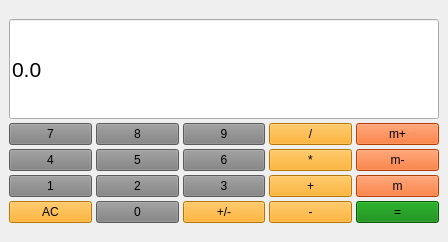
<?xml version="1.0" encoding="UTF-8"?>
<ui version="4.0">
 <class>Calculator</class>
 <widget class="QMainWindow" name="Calculator">
  <property name="geometry">
   <rect>
    <x>0</x>
    <y>0</y>
    <width>448</width>
    <height>242</height>
   </rect>
  </property>
  <property name="windowTitle">
   <string>Calculator</string>
  </property>
  <widget class="QWidget" name="centralwidget">
   <property name="enabled">
    <bool>true</bool>
   </property>
   <layout class="QGridLayout" name="gridLayout_2">
    <item row="0" column="0">
     <layout class="QGridLayout" name="gridLayout">
      <property name="spacing">
       <number>4</number>
      </property>
      <item row="2" column="2">
       <widget class="QPushButton" name="Btn_6">
        <property name="sizePolicy">
         <sizepolicy hsizetype="Preferred" vsizetype="Maximum">
          <horstretch>0</horstretch>
          <verstretch>0</verstretch>
         </sizepolicy>
        </property>
        <property name="styleSheet">
         <string notr="true">QPushButton{
	background-color: gray;
}</string>
        </property>
        <property name="text">
         <string>6</string>
        </property>
       </widget>
      </item>
      <item row="1" column="1">
       <widget class="QPushButton" name="Btn_8">
        <property name="sizePolicy">
         <sizepolicy hsizetype="Preferred" vsizetype="Maximum">
          <horstretch>0</horstretch>
          <verstretch>0</verstretch>
         </sizepolicy>
        </property>
        <property name="styleSheet">
         <string notr="true">QPushButton{
	background-color: gray;
}</string>
        </property>
        <property name="text">
         <string>8</string>
        </property>
       </widget>
      </item>
      <item row="2" column="3">
       <widget class="QPushButton" name="Btn_Mul">
        <property name="sizePolicy">
         <sizepolicy hsizetype="Preferred" vsizetype="Maximum">
          <horstretch>0</horstretch>
          <verstretch>0</verstretch>
         </sizepolicy>
        </property>
        <property name="styleSheet">
         <string notr="true">QPushButton
{
	background-color: orange;
}</string>
        </property>
        <property name="text">
         <string>*</string>
        </property>
       </widget>
      </item>
      <item row="1" column="0">
       <widget class="QPushButton" name="Btn_7">
        <property name="sizePolicy">
         <sizepolicy hsizetype="Preferred" vsizetype="Maximum">
          <horstretch>0</horstretch>
          <verstretch>0</verstretch>
         </sizepolicy>
        </property>
        <property name="styleSheet">
         <string notr="true">QPushButton{
	background-color: gray;
}</string>
        </property>
        <property name="text">
         <string>7</string>
        </property>
       </widget>
      </item>
      <item row="2" column="4">
       <widget class="QPushButton" name="Btn_Mm">
        <property name="sizePolicy">
         <sizepolicy hsizetype="Preferred" vsizetype="Maximum">
          <horstretch>0</horstretch>
          <verstretch>0</verstretch>
         </sizepolicy>
        </property>
        <property name="styleSheet">
         <string notr="true">QPushButton
{
	background-color: rgb(255, 85, 0);
}</string>
        </property>
        <property name="text">
         <string>m-</string>
        </property>
       </widget>
      </item>
      <item row="2" column="0">
       <widget class="QPushButton" name="Btn_4">
        <property name="sizePolicy">
         <sizepolicy hsizetype="Preferred" vsizetype="Maximum">
          <horstretch>0</horstretch>
          <verstretch>0</verstretch>
         </sizepolicy>
        </property>
        <property name="styleSheet">
         <string notr="true">QPushButton{
	background-color: gray;
}</string>
        </property>
        <property name="text">
         <string>4</string>
        </property>
       </widget>
      </item>
      <item row="3" column="2">
       <widget class="QPushButton" name="Btn_3">
        <property name="sizePolicy">
         <sizepolicy hsizetype="Preferred" vsizetype="Maximum">
          <horstretch>0</horstretch>
          <verstretch>0</verstretch>
         </sizepolicy>
        </property>
        <property name="styleSheet">
         <string notr="true">QPushButton{
	background-color: gray;
}</string>
        </property>
        <property name="text">
         <string>3</string>
        </property>
       </widget>
      </item>
      <item row="3" column="1">
       <widget class="QPushButton" name="Btn_2">
        <property name="sizePolicy">
         <sizepolicy hsizetype="Preferred" vsizetype="Maximum">
          <horstretch>0</horstretch>
          <verstretch>0</verstretch>
         </sizepolicy>
        </property>
        <property name="styleSheet">
         <string notr="true">QPushButton{
	background-color: gray;
}</string>
        </property>
        <property name="text">
         <string>2</string>
        </property>
       </widget>
      </item>
      <item row="1" column="2">
       <widget class="QPushButton" name="Btn_9">
        <property name="sizePolicy">
         <sizepolicy hsizetype="Preferred" vsizetype="Maximum">
          <horstretch>0</horstretch>
          <verstretch>0</verstretch>
         </sizepolicy>
        </property>
        <property name="styleSheet">
         <string notr="true">QPushButton{
	background-color: gray;
}</string>
        </property>
        <property name="text">
         <string>9</string>
        </property>
       </widget>
      </item>
      <item row="3" column="0">
       <widget class="QPushButton" name="Btn_1">
        <property name="sizePolicy">
         <sizepolicy hsizetype="Preferred" vsizetype="Maximum">
          <horstretch>0</horstretch>
          <verstretch>0</verstretch>
         </sizepolicy>
        </property>
        <property name="styleSheet">
         <string notr="true">QPushButton{
	background-color: gray;
}</string>
        </property>
        <property name="text">
         <string>1</string>
        </property>
       </widget>
      </item>
      <item row="3" column="3">
       <widget class="QPushButton" name="Btn_Pls">
        <property name="sizePolicy">
         <sizepolicy hsizetype="Preferred" vsizetype="Maximum">
          <horstretch>0</horstretch>
          <verstretch>0</verstretch>
         </sizepolicy>
        </property>
        <property name="styleSheet">
         <string notr="true">QPushButton
{
	background-color: orange;
}</string>
        </property>
        <property name="text">
         <string>+</string>
        </property>
       </widget>
      </item>
      <item row="1" column="3">
       <widget class="QPushButton" name="Btn_Div">
        <property name="sizePolicy">
         <sizepolicy hsizetype="Preferred" vsizetype="Maximum">
          <horstretch>0</horstretch>
          <verstretch>0</verstretch>
         </sizepolicy>
        </property>
        <property name="styleSheet">
         <string notr="true">QPushButton
{
	background-color: orange;
}</string>
        </property>
        <property name="text">
         <string>/</string>
        </property>
       </widget>
      </item>
      <item row="2" column="1">
       <widget class="QPushButton" name="Btn_5">
        <property name="sizePolicy">
         <sizepolicy hsizetype="Preferred" vsizetype="Maximum">
          <horstretch>0</horstretch>
          <verstretch>0</verstretch>
         </sizepolicy>
        </property>
        <property name="styleSheet">
         <string notr="true">QPushButton{
	background-color: gray;
}</string>
        </property>
        <property name="text">
         <string>5</string>
        </property>
       </widget>
      </item>
      <item row="1" column="4">
       <widget class="QPushButton" name="Btn_Mp">
        <property name="sizePolicy">
         <sizepolicy hsizetype="Preferred" vsizetype="Maximum">
          <horstretch>0</horstretch>
          <verstretch>0</verstretch>
         </sizepolicy>
        </property>
        <property name="styleSheet">
         <string notr="true">QPushButton
{
	background-color: rgb(255, 85, 0);
}</string>
        </property>
        <property name="text">
         <string>m+</string>
        </property>
       </widget>
      </item>
      <item row="3" column="4">
       <widget class="QPushButton" name="Btn_Mem">
        <property name="sizePolicy">
         <sizepolicy hsizetype="Preferred" vsizetype="Maximum">
          <horstretch>0</horstretch>
          <verstretch>0</verstretch>
         </sizepolicy>
        </property>
        <property name="styleSheet">
         <string notr="true">QPushButton
{
	background-color: rgb(255, 85, 0);
}</string>
        </property>
        <property name="text">
         <string>m</string>
        </property>
       </widget>
      </item>
      <item row="4" column="4">
       <widget class="QPushButton" name="Btn_Eq">
        <property name="sizePolicy">
         <sizepolicy hsizetype="Preferred" vsizetype="Maximum">
          <horstretch>0</horstretch>
          <verstretch>0</verstretch>
         </sizepolicy>
        </property>
        <property name="styleSheet">
         <string notr="true">QPushButton
{
	background-color: green;
}</string>
        </property>
        <property name="text">
         <string>=</string>
        </property>
       </widget>
      </item>
      <item row="4" column="3">
       <widget class="QPushButton" name="Btn_Min">
        <property name="sizePolicy">
         <sizepolicy hsizetype="Preferred" vsizetype="Maximum">
          <horstretch>0</horstretch>
          <verstretch>0</verstretch>
         </sizepolicy>
        </property>
        <property name="styleSheet">
         <string notr="true">QPushButton
{
	background-color: orange;
}</string>
        </property>
        <property name="text">
         <string>-</string>
        </property>
       </widget>
      </item>
      <item row="4" column="2">
       <widget class="QPushButton" name="Btn_Sig">
        <property name="sizePolicy">
         <sizepolicy hsizetype="Preferred" vsizetype="Maximum">
          <horstretch>0</horstretch>
          <verstretch>0</verstretch>
         </sizepolicy>
        </property>
        <property name="styleSheet">
         <string notr="true">QPushButton
{
	background-color: orange;
}</string>
        </property>
        <property name="text">
         <string>+/-</string>
        </property>
       </widget>
      </item>
      <item row="4" column="1">
       <widget class="QPushButton" name="Btn_0">
        <property name="sizePolicy">
         <sizepolicy hsizetype="Preferred" vsizetype="Maximum">
          <horstretch>0</horstretch>
          <verstretch>0</verstretch>
         </sizepolicy>
        </property>
        <property name="styleSheet">
         <string notr="true">QPushButton{
	background-color: gray;
}</string>
        </property>
        <property name="text">
         <string>0</string>
        </property>
       </widget>
      </item>
      <item row="4" column="0">
       <widget class="QPushButton" name="Btn_Clr">
        <property name="sizePolicy">
         <sizepolicy hsizetype="Preferred" vsizetype="Maximum">
          <horstretch>0</horstretch>
          <verstretch>0</verstretch>
         </sizepolicy>
        </property>
        <property name="styleSheet">
         <string notr="true">QPushButton
{
	background-color: orange;
}</string>
        </property>
        <property name="text">
         <string>AC</string>
        </property>
       </widget>
      </item>
      <item row="0" column="0" colspan="5">
       <widget class="QLineEdit" name="Display">
        <property name="sizePolicy">
         <sizepolicy hsizetype="Expanding" vsizetype="Maximum">
          <horstretch>0</horstretch>
          <verstretch>0</verstretch>
         </sizepolicy>
        </property>
        <property name="maximumSize">
         <size>
          <width>16777215</width>
          <height>100</height>
         </size>
        </property>
        <property name="font">
         <font>
          <pointsize>16</pointsize>
         </font>
        </property>
        <property name="text">
         <string>0.0</string>
        </property>
        <property name="readOnly">
         <bool>true</bool>
        </property>
       </widget>
      </item>
     </layout>
    </item>
   </layout>
  </widget>
 </widget>
 <resources/>
 <connections/>
</ui>
